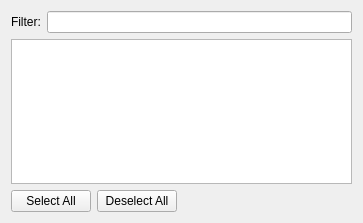
<?xml version="1.0" encoding="UTF-8"?>
<ui version="4.0">
 <class>CopyInputDialog</class>
 <widget class="QWidget" name="CopyInputDialog">
  <property name="geometry">
   <rect>
    <x>0</x>
    <y>0</y>
    <width>363</width>
    <height>223</height>
   </rect>
  </property>
  <layout class="QVBoxLayout" name="verticalLayout">
   <item>
    <layout class="QHBoxLayout" name="horizontalLayout">
     <item>
      <widget class="QLabel" name="label">
       <property name="text">
        <string>Filter:</string>
       </property>
      </widget>
     </item>
     <item>
      <widget class="KLineEdit" name="filterEdit"/>
     </item>
    </layout>
   </item>
   <item>
    <widget class="QTreeView" name="sessionList">
     <property name="selectionMode">
      <enum>QAbstractItemView::ExtendedSelection</enum>
     </property>
     <property name="rootIsDecorated">
      <bool>false</bool>
     </property>
     <property name="uniformRowHeights">
      <bool>true</bool>
     </property>
    </widget>
   </item>
   <item>
    <layout class="QHBoxLayout" name="horizontalLayout_2">
     <item>
      <widget class="QPushButton" name="selectAllButton">
       <property name="text">
        <string>Select All</string>
       </property>
      </widget>
     </item>
     <item>
      <widget class="QPushButton" name="deselectAllButton">
       <property name="text">
        <string>Deselect All</string>
       </property>
      </widget>
     </item>
     <item>
      <spacer name="horizontalSpacer">
       <property name="orientation">
        <enum>Qt::Horizontal</enum>
       </property>
       <property name="sizeHint" stdset="0">
        <size>
         <width>40</width>
         <height>20</height>
        </size>
       </property>
      </spacer>
     </item>
    </layout>
   </item>
  </layout>
 </widget>
 <customwidgets>
  <customwidget>
   <class>KLineEdit</class>
   <extends>QLineEdit</extends>
   <header>klineedit.h</header>
  </customwidget>
 </customwidgets>
 <connections/>
</ui>
